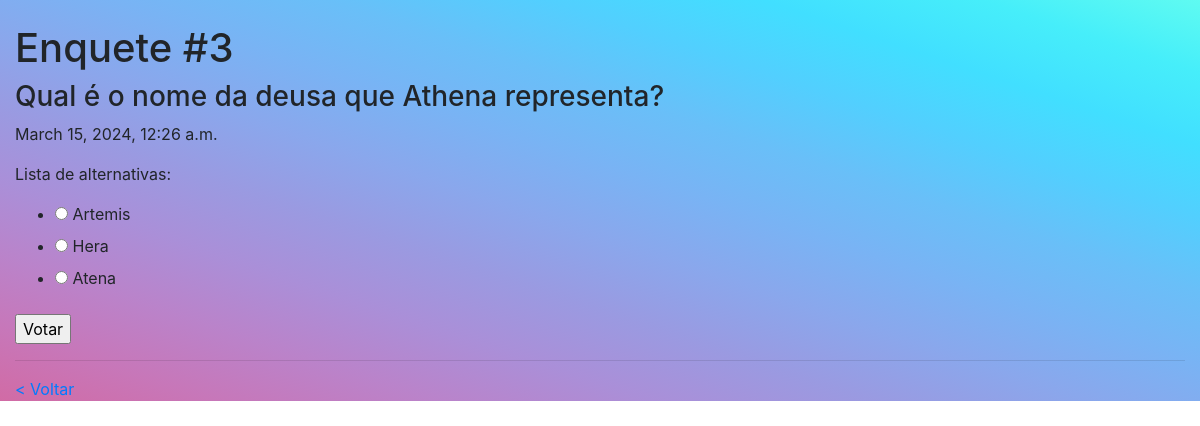
Screenshot of /enquetes/3 with the database file from the repository.
### enquetes/models.py (models this page shows, shortened)
class Pergunta(models.Model):
    texto = models.CharField(max_length=150)
    data_pub = models.DateTimeField('Data de publicação')

class Alternativa(models.Model):
    texto = models.CharField(max_length=100)
    quant_votos = models.IntegerField(
        'Quantidade de votos', default=0
    )
    pergunta = models.ForeignKey(Pergunta, on_delete=models.CASCADE)

### enquetes/views.py (the view, shortened to what this page needs)
# urls.py: path('<int:pk>', views.DetalhesView.as_view(), name="detalhes"),
class DetalhesView(View):
    template = "detalhes.html"
    def resposta(self, request, pergunta, error):
        contexto = {'enquete': pergunta, 'error': error}
        return render(request, self.template, contexto)
    def get(self, request, *args, **kwargs):
        pergunta_id = kwargs['pk']
        pergunta = get_object_or_404(Pergunta, pk=pergunta_id)
        return self.resposta(request, pergunta, None)

### enquetes/templates/detalhes.html (shortened to what this page needs)
{% load static %}
<!DOCTYPE html>
<html lang="pt-br">
<head>
    <link rel="stylesheet" href="https://stackpath.bootstrapcdn.com/bootstrap/4.1.3/css/bootstrap.min.css">
    <link rel="stylesheet" type="text/css" href="{% static 'enquetes/styles.css' %}">
</head>
<body>
    <main class="container-fluid mt-4">
        <h1> Enquete #{{ enquete.id }} </h1>
        <h3>{{ enquete.texto }}</h3>
        <p>{{ enquete.data_pub  }}</p>
        <p> Lista de alternativas: </p>
        {% if  enquete.alternativa_set.all %}
        <form  action="{% url "detalhes" enquete.id %}" method="post">
                <ul>
                {% for a in enquete.alternativa_set.all %}
                    <li>
                        <input type="radio" name="alt" id="a{{ forloop.counter }}" value="{{ a.id }}" >
                        <label for="a{{ forloop.counter }}"> {{ a.texto }} </label>
                    </li>
                {%  endfor %}
                </ul>
                <input type="submit" value="Votar">
        </form>
        {% else %}
            <p> Nenhuma alternativa cadastrada </p>
        {% endif %}
        <hr>
        <a href="/enquetes/">< Voltar</a>
 </main>
</body>
</html>

### static/enquetes/styles.css (style rules this page uses)
body { background: linear-gradient(to right top, #d16ba5, #c777b9, #ba83ca, #aa8fd8, #9a9ae1, #8aa7ec, #79b3f4, #69bff8, #52cffe, #41dfff, #46eefa, #5ffbf1) no-repeat; height: 100%; }

### rows the page displays
Pergunta: id "3", texto "Qual é o nome da deusa que Athena representa?", data_pub "March 15, 2024, 12:26 a.m."
Alternativa: texto "Artemis"
Alternativa: texto "Hera"
Alternativa: texto "Atena"
